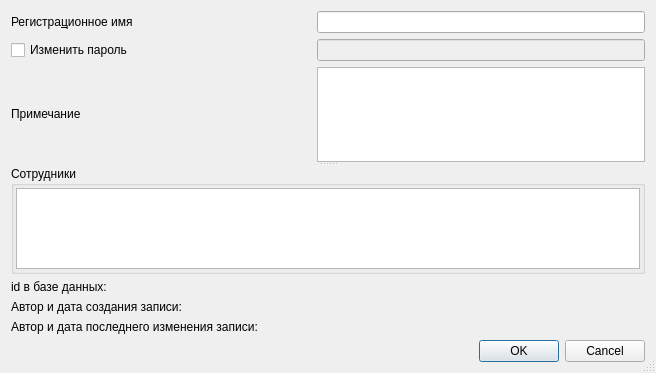
<?xml version="1.0" encoding="UTF-8"?>
<ui version="4.0">
 <class>ItemEditorDialog</class>
 <widget class="QDialog" name="ItemEditorDialog">
  <property name="geometry">
   <rect>
    <x>0</x>
    <y>0</y>
    <width>656</width>
    <height>373</height>
   </rect>
  </property>
  <property name="windowTitle">
   <string>ChangeMe!</string>
  </property>
  <property name="sizeGripEnabled">
   <bool>true</bool>
  </property>
  <layout class="QGridLayout" name="gridLayout_3">
   <item row="2" column="0" colspan="2">
    <widget class="QSplitter" name="splitter">
     <property name="orientation">
      <enum>Qt::Vertical</enum>
     </property>
     <widget class="QWidget" name="verticalLayoutWidget_3">
      <layout class="QGridLayout" name="gridLayout_2">
       <item row="0" column="0">
        <widget class="QLabel" name="lblPersonContact">
         <property name="sizePolicy">
          <sizepolicy hsizetype="Fixed" vsizetype="Fixed">
           <horstretch>0</horstretch>
           <verstretch>0</verstretch>
          </sizepolicy>
         </property>
         <property name="minimumSize">
          <size>
           <width>300</width>
           <height>0</height>
          </size>
         </property>
         <property name="maximumSize">
          <size>
           <width>300</width>
           <height>16777215</height>
          </size>
         </property>
         <property name="text">
          <string>Примечание</string>
         </property>
        </widget>
       </item>
       <item row="0" column="1">
        <widget class="QTextEdit" name="edtNote"/>
       </item>
      </layout>
     </widget>
     <widget class="QGroupBox" name="groupBox">
      <property name="title">
       <string>Сотрудники</string>
      </property>
      <layout class="QGridLayout" name="gridLayout">
       <property name="leftMargin">
        <number>2</number>
       </property>
       <property name="topMargin">
        <number>2</number>
       </property>
       <property name="rightMargin">
        <number>2</number>
       </property>
       <property name="bottomMargin">
        <number>2</number>
       </property>
       <property name="horizontalSpacing">
        <number>2</number>
       </property>
       <item row="0" column="0">
        <widget class="CInDocTableView" name="tblPerson"/>
       </item>
      </layout>
     </widget>
    </widget>
   </item>
   <item row="6" column="0" colspan="2">
    <widget class="QDialogButtonBox" name="buttonBox">
     <property name="standardButtons">
      <set>QDialogButtonBox::Cancel|QDialogButtonBox::Ok</set>
     </property>
    </widget>
   </item>
   <item row="3" column="0" colspan="2">
    <widget class="QLabel" name="lblPersonId">
     <property name="text">
      <string>id в базе данных:</string>
     </property>
    </widget>
   </item>
   <item row="5" column="0" colspan="2">
    <widget class="QLabel" name="lblModifyPerson">
     <property name="text">
      <string>Автор и дата последнего изменения записи:</string>
     </property>
    </widget>
   </item>
   <item row="4" column="0" colspan="2">
    <widget class="QLabel" name="lblCreatePerson">
     <property name="text">
      <string>Автор и дата создания записи:</string>
     </property>
    </widget>
   </item>
   <item row="0" column="0">
    <widget class="QLabel" name="lblLogin">
     <property name="sizePolicy">
      <sizepolicy hsizetype="Fixed" vsizetype="Fixed">
       <horstretch>0</horstretch>
       <verstretch>0</verstretch>
      </sizepolicy>
     </property>
     <property name="minimumSize">
      <size>
       <width>300</width>
       <height>0</height>
      </size>
     </property>
     <property name="maximumSize">
      <size>
       <width>300</width>
       <height>16777215</height>
      </size>
     </property>
     <property name="text">
      <string>Регистра&amp;ционное имя</string>
     </property>
     <property name="buddy">
      <cstring>edtLogin</cstring>
     </property>
    </widget>
   </item>
   <item row="1" column="1">
    <widget class="CPasswordEdit" name="edtPassword">
     <property name="enabled">
      <bool>false</bool>
     </property>
     <property name="sizePolicy">
      <sizepolicy hsizetype="Expanding" vsizetype="Fixed">
       <horstretch>0</horstretch>
       <verstretch>0</verstretch>
      </sizepolicy>
     </property>
     <property name="echoMode">
      <enum>QLineEdit::Password</enum>
     </property>
    </widget>
   </item>
   <item row="1" column="0">
    <widget class="QCheckBox" name="chkChangePassword">
     <property name="enabled">
      <bool>true</bool>
     </property>
     <property name="sizePolicy">
      <sizepolicy hsizetype="Fixed" vsizetype="Fixed">
       <horstretch>0</horstretch>
       <verstretch>0</verstretch>
      </sizepolicy>
     </property>
     <property name="minimumSize">
      <size>
       <width>300</width>
       <height>0</height>
      </size>
     </property>
     <property name="maximumSize">
      <size>
       <width>300</width>
       <height>16777215</height>
      </size>
     </property>
     <property name="text">
      <string>Изменить пароль</string>
     </property>
    </widget>
   </item>
   <item row="0" column="1">
    <widget class="QLineEdit" name="edtLogin">
     <property name="enabled">
      <bool>true</bool>
     </property>
     <property name="sizePolicy">
      <sizepolicy hsizetype="Expanding" vsizetype="Fixed">
       <horstretch>0</horstretch>
       <verstretch>0</verstretch>
      </sizepolicy>
     </property>
    </widget>
   </item>
  </layout>
 </widget>
 <customwidgets>
  <customwidget>
   <class>CInDocTableView</class>
   <extends>QTableView</extends>
   <header location="global">library/InDocTable.h</header>
  </customwidget>
  <customwidget>
   <class>CPasswordEdit</class>
   <extends>QLineEdit</extends>
   <header>library/PasswordEdit.h</header>
  </customwidget>
 </customwidgets>
 <resources/>
 <connections>
  <connection>
   <sender>chkChangePassword</sender>
   <signal>toggled(bool)</signal>
   <receiver>edtPassword</receiver>
   <slot>setEnabled(bool)</slot>
   <hints>
    <hint type="sourcelabel">
     <x>438</x>
     <y>299</y>
    </hint>
    <hint type="destinationlabel">
     <x>552</x>
     <y>300</y>
    </hint>
   </hints>
  </connection>
  <connection>
   <sender>buttonBox</sender>
   <signal>accepted()</signal>
   <receiver>ItemEditorDialog</receiver>
   <slot>accept()</slot>
   <hints>
    <hint type="sourcelabel">
     <x>369</x>
     <y>627</y>
    </hint>
    <hint type="destinationlabel">
     <x>365</x>
     <y>368</y>
    </hint>
   </hints>
  </connection>
  <connection>
   <sender>buttonBox</sender>
   <signal>rejected()</signal>
   <receiver>ItemEditorDialog</receiver>
   <slot>reject()</slot>
   <hints>
    <hint type="sourcelabel">
     <x>369</x>
     <y>627</y>
    </hint>
    <hint type="destinationlabel">
     <x>365</x>
     <y>368</y>
    </hint>
   </hints>
  </connection>
 </connections>
</ui>
